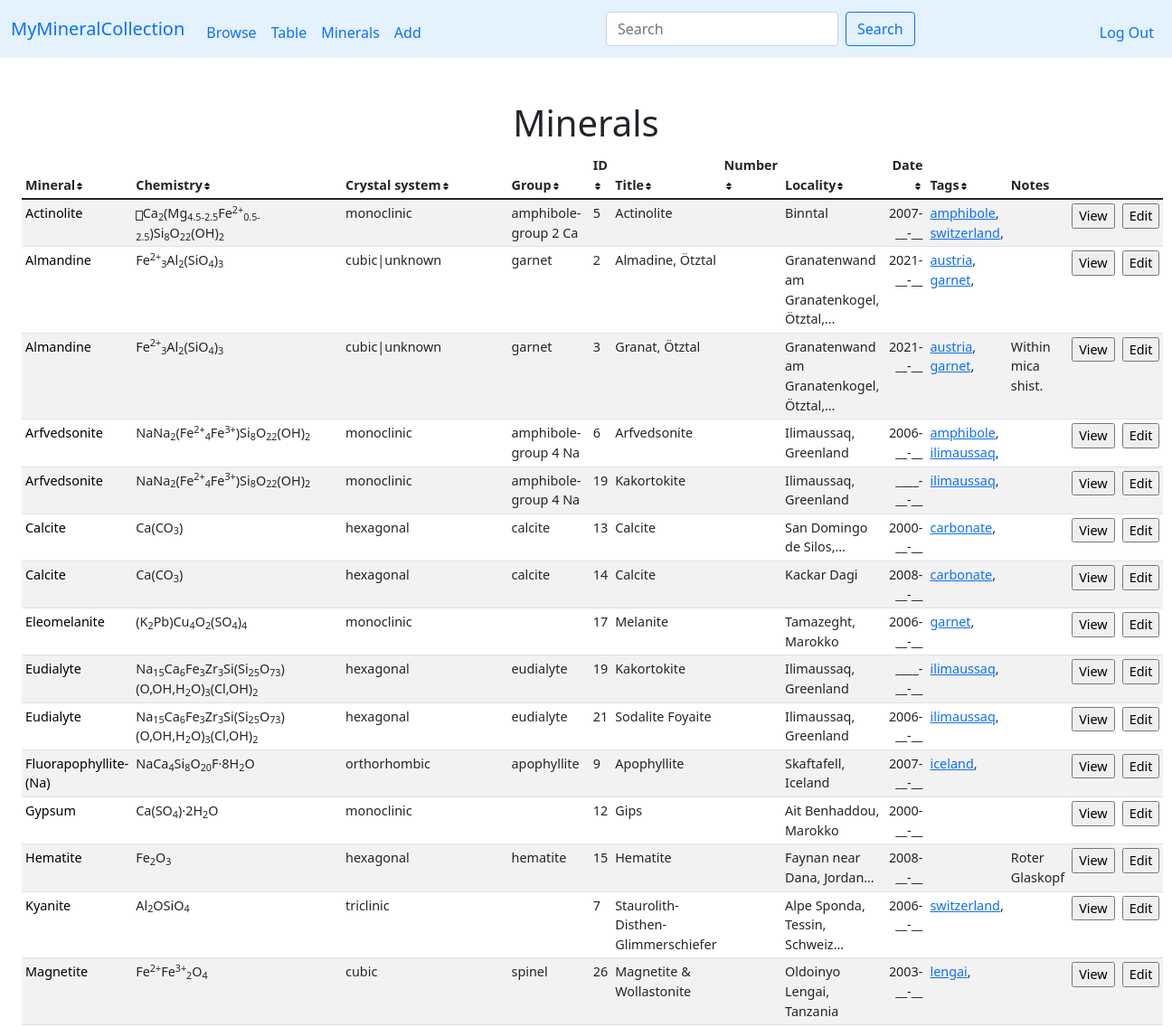
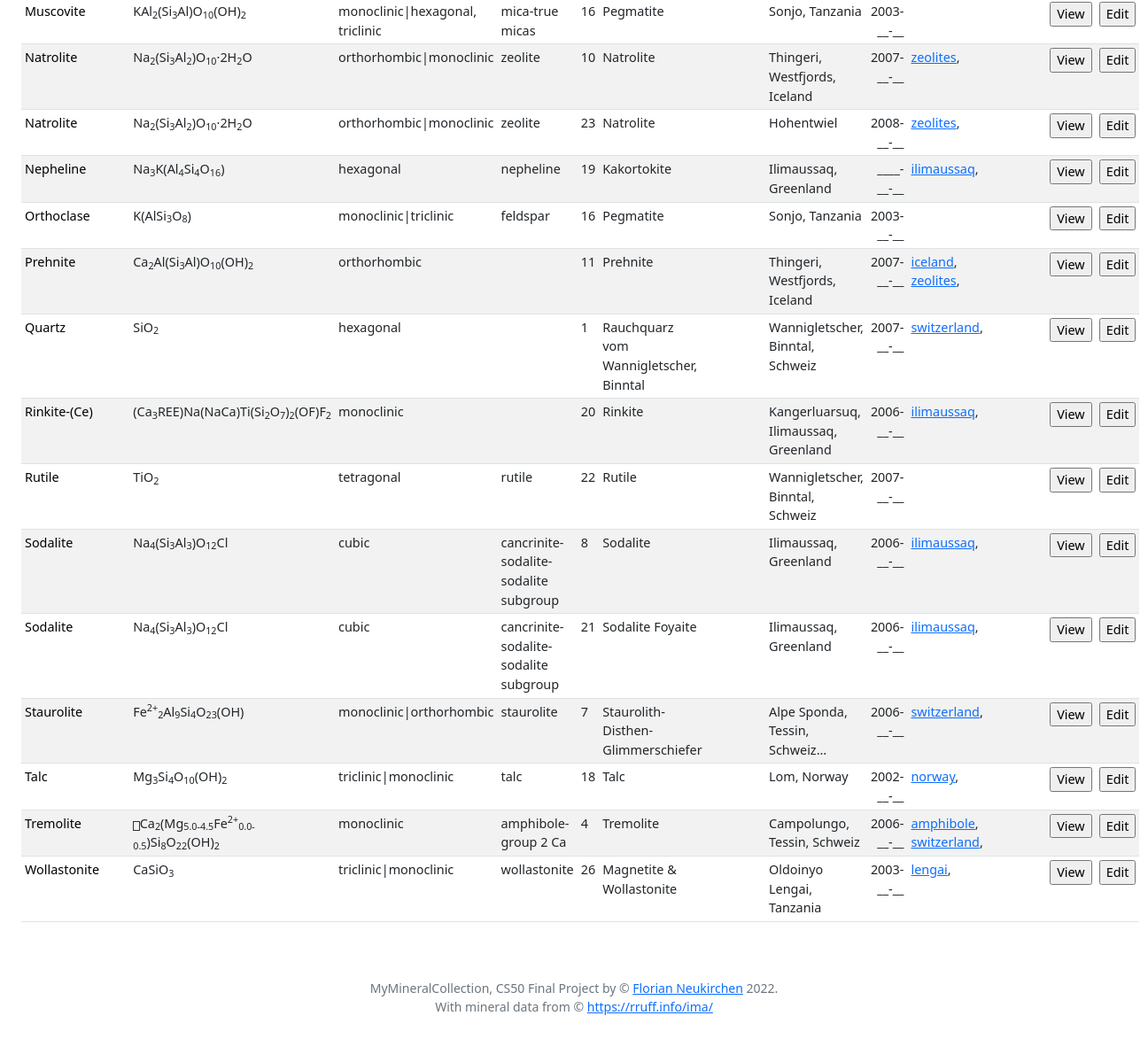
Page /mineral (signed in) on the earlier database version (2 pictures, top to bottom).
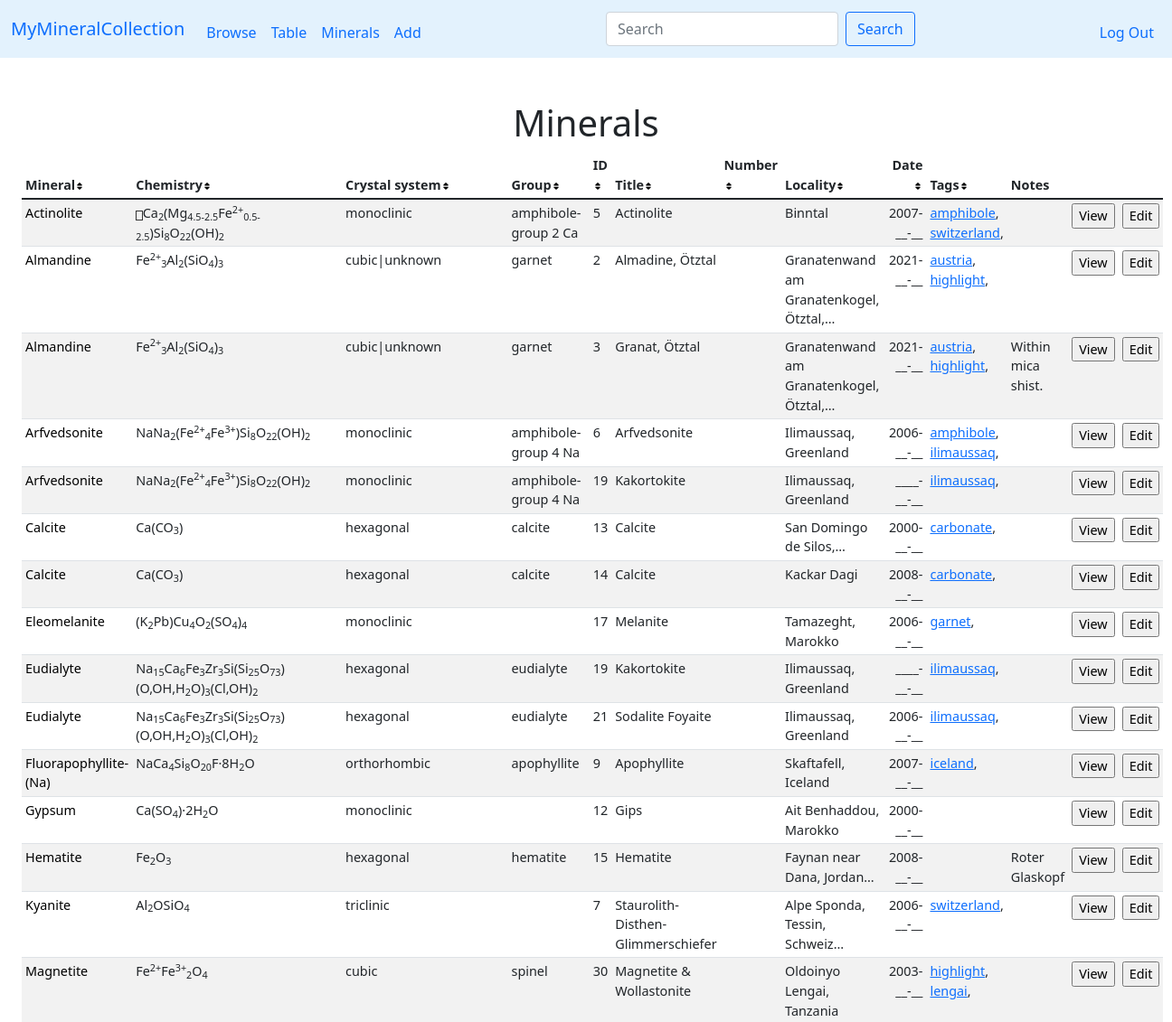
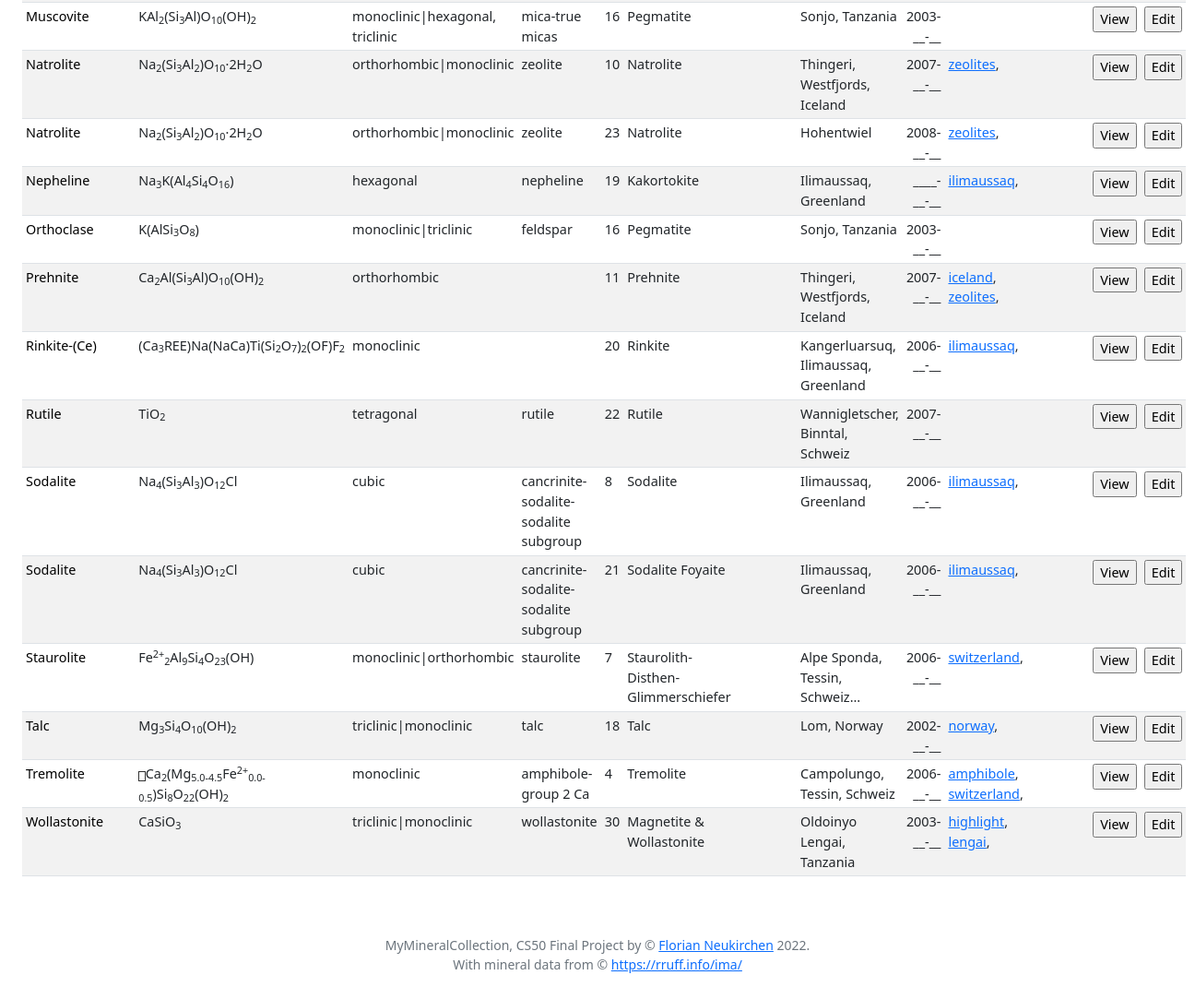
Same page on the later database version (2 pictures, top to bottom).
### tables this page shows
CREATE TABLE specmin (specimen_id INTEGER NOT NULL REFERENCES specimen(id) ON DELETE CASCADE, min_symbol TEXT NOT NULL, FOREIGN KEY(min_symbol) REFERENCES minerals(symbol));

CREATE TABLE minerals (symbol TEXT, name TEXT NOT NULL, chemistry TEXT, elements TEXT, crystal_system TEXT, fleischer TEXT, PRIMARY KEY(symbol));

CREATE TABLE specimen (id INTEGER PRIMARY KEY AUTOINCREMENT NOT NULL, user_id INTEGER NOT NULL, my_id TEXT, title TEXT, locality TEXT, day INTEGER, month INTEGER, year INTEGER, notes TEXT, thumbnail TEXT);

CREATE TABLE tags (specimen_id INTEGER NOT NULL REFERENCES specimen(id) ON DELETE CASCADE, tag TEXT NOT NULL);

### app.py (the view, shortened to what this page needs)
@app.route("/mineral")
def mineral():
    min = request.args.get("n")
    if not min:
        rows = db.execute("SELECT * FROM (SELECT * FROM SPECIMEN JOIN specmin ON specimen.id = specmin.specimen_id WHERE user_id = ?) a INNER JOIN minerals ON a.min_symbol = minerals.symbol ORDER BY minerals.name", session["user_id"])
        for row in rows:
            row['tags'] = db.execute("SELECT tags.tag AS tag FROM tags JOIN specimen ON tags.specimen_id = specimen.id WHERE specimen.id = ? ORDER BY tag", row['id'])
        return render_template("mintable.html", rows=rows)

### app.py (called while the page is built)
@app.after_request
def after_request(response):
    response.headers["Cache-Control"] = "no-cache, no-store, must-revalidate"
    response.headers["Expires"] = 0
    response.headers["Pragma"] = "no-cache"
    return response

### helpers.py (called while the page is built)
def date2(value):
    if not value:
        return "__"
    return f"{value:02d}"

def date4(value):
    if not value:
        return "____"
    return f"{value:04d}"

def taglink(value):
    if not value:
        return ""
    html = '<a href="tag?t=' + value + '">' + value + '</a>'
    return html

def minlink(value):
    if not value:
        return ""
    html = '<a href="mineral?n=' + value + '" class="minlink">' + value + '</a>'
    return html

def shortnotes(value):
    n = 4
    result_list = value.split()
    if len(result_list) < n:
        return value
    return " ".join(result_list[:n]) + "…"

### templates/mintable.html (shortened to what this page needs)
{% extends "layout.html" %}
{% block main %}
<div class="container-fluid">
    <h1>Minerals</h1>
    <table class="table table-striped size90 table-sm" id="mytable">
        <thead>
            <tr>
                <th class="text-start" onclick="sortTable(0)">Mineral<img src="static/sort-solid.svg" width="10px" height="10px"></th>
                <th class="text-start" onclick="sortTable(1)">Chemistry<img src="static/sort-solid.svg" width="10px" height="10px"></th>
                <th class="text-start" onclick="sortTable(2)">Crystal system<img src="static/sort-solid.svg" width="10px" height="10px"></th>
                <th class="text-start" onclick="sortTable(3)">Group<img src="static/sort-solid.svg" width="10px" height="10px"></th>
                <th class="text-start" id="IDColumn" onclick="sortTable(4)">ID<img src="static/sort-solid.svg" width="10px" height="10px"></th>
                <th class="text-start" onclick="sortTable(5)">Title<img src="static/sort-solid.svg" width="10px" height="10px"></th>
                <th class="text-start" onclick="sortTable(6)">Number<img src="static/sort-solid.svg" width="10px" height="10px"></th>
                <th class="text-start" onclick="sortTable(7)">Locality<img src="static/sort-solid.svg" width="10px" height="10px"></th>
                <th class="text-end" onclick="sortTable(8)">Date<img src="static/sort-solid.svg" width="10px" height="10px"></th>
                <th class="text-start" onclick="sortTable(9)">Tags<img src="static/sort-solid.svg" width="10px" height="10px"></th>
                <th class="text-start">Notes</th>
            </tr>
        </thead>
        <tbody>
            {% for row in rows %}
            <tr id="tr{{ row['id'] }}">
                <td class="text-start">{{ row['name'] | minlink | safe }}</td>
                <td class="text-start">{{ row['chemistry'] | safe }}</td>
                <td class="text-start">{{ row['crystal_system'] }}</td>
                <td class="text-start">{{ row['fleischer'] }}</td>
                <td class="text-start">{{ row['id'] }}</td>
                <td class="text-start">{{ row['title'] }}</td>
                <td class="text-start">{{ row['my_id'] }}</td>
                <td class="text-start">{{ row['locality'] | shortnotes }}</td>
                <td class="text-end">{{ row['year'] | date4}}-{{ row['month'] | date2 }}-{{ row['day'] | date2 }}</td>
                <td class="text-start">
                    {% for tag in row['tags'] %}
                    {{ tag['tag'] | taglink | safe }},
                    {% endfor %}
                </td>
                <td class="text-start">{{ row['notes'] | shortnotes }}</td>
                <td>
                    <form action="/view">
                        <input type="submit" value="View">
                    </form>
                </td>
                <td>
                    <form action="/edit">
                        <input type="submit" value="Edit">
                    </form>
                </td>
            </tr>
            {% endfor %}
        </tbody>
    </table>
</div>
{% endblock %}

### templates/layout.html (shortened to what this page needs)
<!DOCTYPE html>
<html lang="en">
    <head>
        <link href="https://cdn.jsdelivr.net/npm/bootstrap@5.1.3/dist/css/bootstrap.min.css" rel="stylesheet">
        <link href="/static/styles.css" rel="stylesheet">
    </head>
    <body>
        <nav class="navbar navbar-expand-md myblue">
            <div class="container-fluid">
                <a class="navbar-brand" href="/">MyMineralCollection</a>
                <div class="collapse navbar-collapse" id="navbarNav">
                    {% if session["user_id"] %}
                        <ul class="navbar-nav me-auto mt-2 mb-lg-0">
                            <li class="nav-item"><a class="nav-link" href="/">Browse</a></li>
                            <li class="nav-item"><a class="nav-link" href="/table">Table</a></li>
                            <li class="nav-item"><a class="nav-link" href="/mineral">Minerals</a></li>
                            <li class="nav-item"><a class="nav-link" href="/add">Add</a></li>
                        </ul>
                        <form class="d-flex" role="search" action="/">
                            <input class="form-control me-2" type="search" name="search" placeholder="Search" aria-label="Search">
                            <button class="btn btn-outline-primary" type="submit">Search</button>
                        </form>
                        <ul class="navbar-nav ms-auto mt-2">
                            <li class="nav-item"><a class="nav-link" href="/logout">Log Out</a></li>
                        </ul>
                    {% else %}
                        <ul class="navbar-nav ms-auto mt-2">
                            <li class="nav-item"><a class="nav-link" href="/register">Register</a></li>
                            <li class="nav-item"><a class="nav-link" href="/login">Log In</a></li>
                        </ul>
                    {% endif %}
                </div>
            </div>
        </nav>
        <main class="container-fluid py-5 text-center">
            {% block main %}{% endblock %}
        </main>
        <footer class="mb-5 small text-center text-muted">
            MyMineralCollection, CS50 Final Project by &#169; <a href="https://www.riannek.de/">Florian Neukirchen</a> 2022. <br> With mineral data from &#169; <a href="https://rruff.info/ima/">https://rruff.info/ima/</a>
        </footer>
</body>
</html>

### static/styles.css (style rules this page uses)
.myblue { background-color: #e3f2fd; }
.size90 { font-size: 90%; }
.minlink:link { text-decoration: none; color: black; }

Differences in the rows shown:
removed tags: tag|taglink "garnet", shown under specmin "Almadine, Ötztal"
removed tags: tag|taglink "garnet", shown under specmin "Granat, Ötztal"
removed specmin: name|minlink "Quartz", chemistry "SiO 2", crystal_system "hexagonal", id "1", title "Rauchquarz vom Wannigletscher, Binntal", locality|shortnotes "Wannigletscher, Binntal, Schweiz", year "2007", month "__", day "__"
removed tags: tag|taglink "switzerland", shown under "Quartz"
added tags: tag|taglink "highlight", shown under specmin "Almadine, Ötztal"
added tags: tag|taglink "highlight", shown under specmin "Granat, Ötztal"
changed specmin "Magnetite": id "26" → "30"
added tags: tag|taglink "highlight"
changed specmin (number 29 of 29 on the later page): id "26" → "30"
